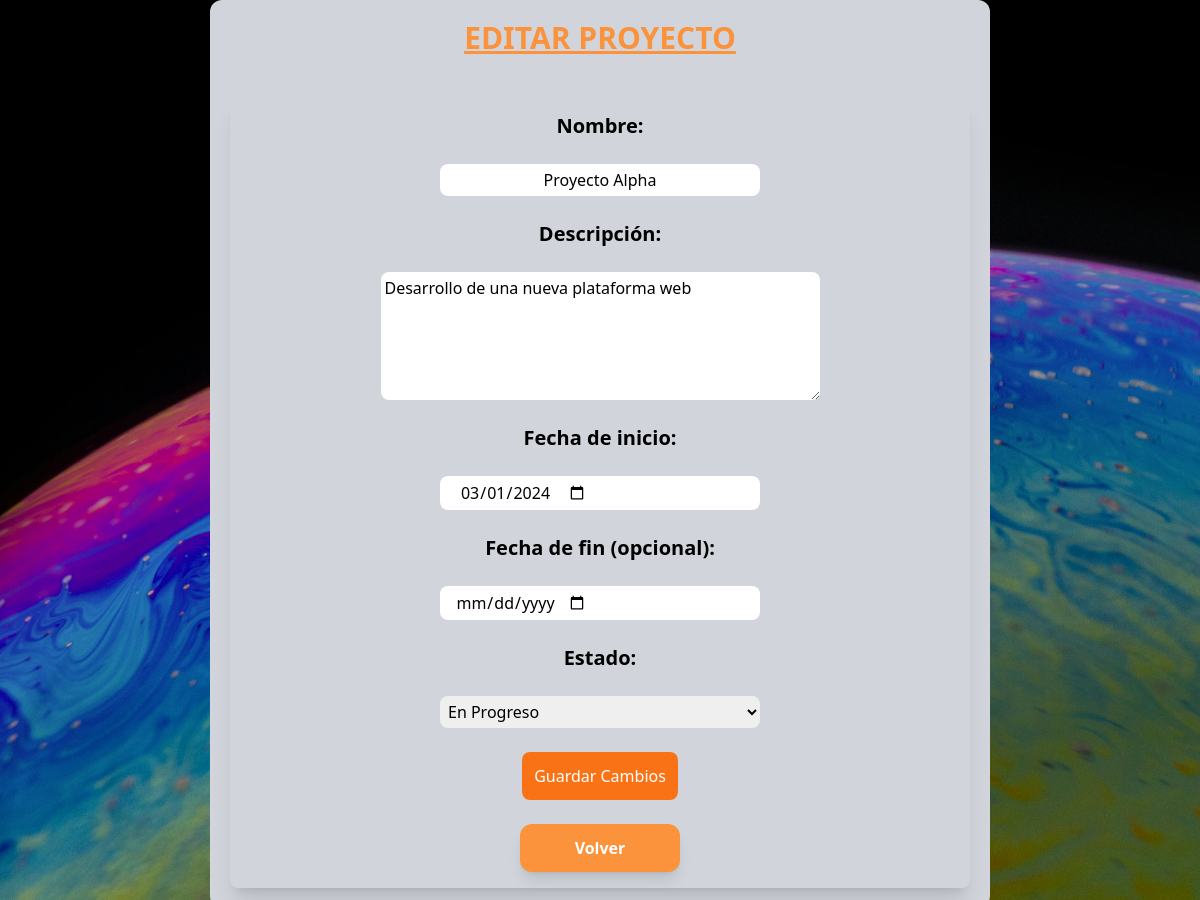
Screenshot of /php/admin/editarProyectos.php?id=1 (signed in) with the database file from the repository.
### tables this page shows
CREATE TABLE proyectos (
    id_proyecto INT AUTO_INCREMENT PRIMARY KEY,
    nombre VARCHAR(100) NOT NULL,
    descripcion TEXT,
    fecha_inicio DATE NOT NULL,
    fecha_fin DATE CHECK (fecha_fin IS NULL OR fecha_fin > fecha_inicio), 
    estado ENUM('pendiente', 'en progreso', 'completado') NOT NULL
);

### php/admin/editarProyectos.php (the view, shortened to what this page needs)
<?php
$con = crearConexion();
if (isset($_GET['id'])) {
    $id_proyecto = $_GET['id'];
    $stmt = $con->prepare("SELECT * FROM proyectos WHERE id_proyecto = ?");
    $stmt->bind_param("i", $id_proyecto);
    $stmt->execute();
    $result = $stmt->get_result();
    $proyectos = $result->fetch_assoc();
} else {
    echo "ID proyecto no proporcionado.";
    exit;
}
?>
<!DOCTYPE html>
<html>
<head>
    <script src="https://cdn.tailwindcss.com"></script>
</head>
<body
    class="w-full min-h-screen flex justify-center items-center bg-cover bg-center bg-fixed z-10 bg-[url('../../img/pixels14.jpg')]">
    <div class="flex flex-col gap-10 p-5 w-full max-w-[65%] rounded-xl bg-gray-300 justify-center items-center">
        <h2 class="font-bold text-orange-400 text-3xl underline">EDITAR PROYECTO</h2>
        <form method="POST" action=""
            class="flex flex-col w-full p-4 gap-6 rounded-lg shadow-xl text-center items-center">
            <strong><label for="nombre" class="text-xl text-black">Nombre:</label></strong>
            <input type="text" name="nombre" class="flex text-center w-[20em] rounded-lg p-1"
                value="<?php echo htmlspecialchars($proyectos['nombre']); ?>" required>
            <strong><label for="descripcion" class="text-xl text-black">Descripción:</label></strong>
            <textarea name="descripcion" class="text-black rounded-lg p-1" rows="5" cols="45"
                required><?php echo htmlspecialchars($proyectos['descripcion']); ?></textarea>
            <strong><label for="fecha_inicio" class="text-xl text-black">Fecha de inicio:</label></strong>
            <input type="date" name="fecha_inicio" class="flex text-center w-[20em] rounded-lg p-1"
                value="<?php echo htmlspecialchars($proyectos['fecha_inicio']); ?>" required>
            <strong><label for="fecha_fin" class="text-xl text-black">Fecha de fin (opcional):</label></strong>
            <input type="date" name="fecha_fin" class="flex text-center w-[20em] rounded-lg p-1"
                value="<?php echo htmlspecialchars($proyectos['fecha_fin']); ?>">
            <strong><label for="estado" class="text-xl text-black">Estado:</label></strong>
            <select name="estado" class="w-[20em] rounded-lg p-1">
                <option value="en progreso" <?php echo ($proyectos['estado'] == 'en progreso') ? 'selected' : ''; ?>>En Progreso</option>
            </select>
            <button type="submit" class="hover:bg-orange-700 rounded-lg bg-orange-500 p-3 text-white" name="guardar_cambios">Guardar Cambios</button>
            <div class="flex justify-center items-center gap-10">
                    <button type="button" onclick="window.location.href='adminProyectos.php'"class="bg-orange-400 hover:bg-orange-700 text-white font-bold rounded-xl w-[10em] p-3 shadow-lg">Volver</button>
            </div>
        </form>

### rows the page displays
proyectos: nombre "Proyecto Alpha", descripcion "Desarrollo de una nueva plataforma web", fecha_inicio "03/01/2024", estado "En Progreso"
